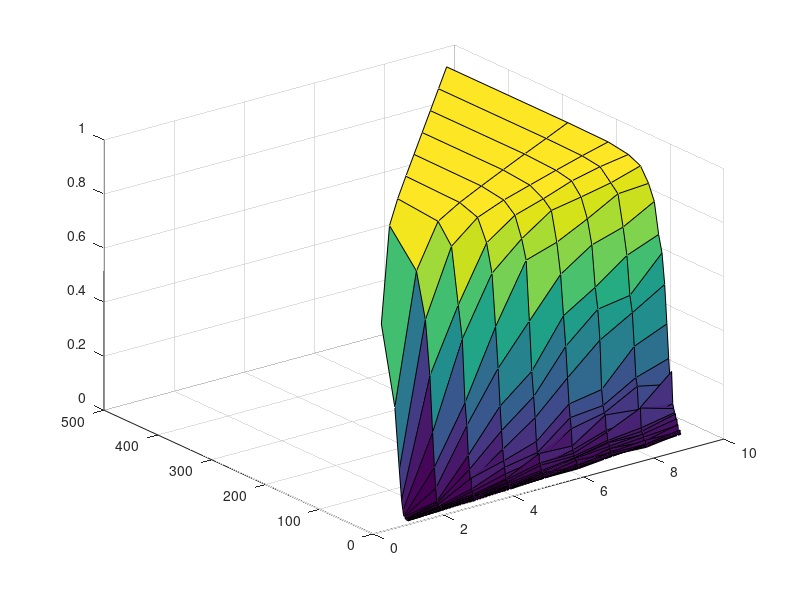

This chart was generated by the following MATLAB code:
allData = load('allData.mat');

bProbList = [0.1, 0.2, 0.3, 0.4, 0.5, 0.6, 0.7, 0.8, 0.9];

allRecData = allData.allRecData;
allInfData = allData.allInfData;
% bProbListSize,runs,innerGammaRuns);

% xs = [];
% xs = [1:30]*0.002;
% plotData = zeros(30,1);
% 
% 
% tt = allRecData(6,1,:);
% tt 
% tt = reshape(tt, 1,30);
% tt

allAvrData = zeros(9,30);
allXs = zeros(30,9);
allBs = zeros(30,9);
for b = 1:9
    avrData = zeros(1,30);
    for r = 1:10
        
        tmpData = zeros(1,1,30);
        
        tmpRecData = zeros(1,1,30);
        tmpRecData = allRecData(b,r,:);
        
        tmpInfData = zeros(1,1,30);
        tmpInfData = allInfData(b,r,:);
        
        tmpData = tmpRecData + tmpInfData;
        
        tmpData = reshape(tmpData, 1, 30);
        avrData = avrData + tmpData;
    end
    avrData = avrData./10; %avr over runs
    avrData = avrData./1000; % perent rec
    bp = bProbList(b);
    
    allAvrData(b,:) = avrData;
    xs = [];
    xs = [1:30]*0.002;
    xs = bp./xs;
    from = (b-1)*30 + 1;
    to = b*30;
    allXs(:,b) = xs;
    allBs(:,b) = b;
  
%     x = bProbList; %1x9
%     y = xs; %1x30
%     z = allAvrData; %9x30 
% 
%     [x, y] = meshgrid(x,y);
%     surf(x,y,z)
%     hold on
end
sp = surf(allBs,allXs,allAvrData')
sp

% kuken = zeros(1,18);
% for i = 1:18
%     if mod(18,2)
%         kuken(i-1,:) = allAvrData(i,:);
%         kuken(i,:) = allAvrData(i,:);
%     end
% end


% saft = surf(allAvrData);
% plot3(2,3,5,'.')
% 
% for b = 1:9
%     bx = b*0.1;
%     for ki = 1:30
%         ky = 0.002*ki;
%         ky = bx/ky;
%         z = allAvrData(b, ki);
%         surf(bx,ky,z)
% %         plot3(bx,ky,z,'o')
%         hold on
%     end 
% end

% 
% x = [];
% y = [];
% z = [];
% for b = 1:9
%     bx = b*0.1;
%     for k = 1:30
%         ky = 0.002*k;
%         ky = bx/ky;
%         za = allAvrData(b, k);
%         
%         x(((30*(b-1))+k)) = bx;
%         y(((30*(b-1))+k)) = ky;
%         z(((30*(b-1))+k)) = za;
%     end 
% end
% 
% size(x)
% size(y)
% 
% x = x';
% y = y';
% z = z';
% 
% dt = delaunayTriangulation(x,y) ;
% tri = dt.ConnectivityList ;
% xi = dt.Points(:,1) ; yi = dt.Points(:,2) ;
% F = scatteredInterpolant(x,y,z);
% zi = F(xi,yi) ;
% trisurf(tri,xi,yi,zi) 
% 
% shading interp